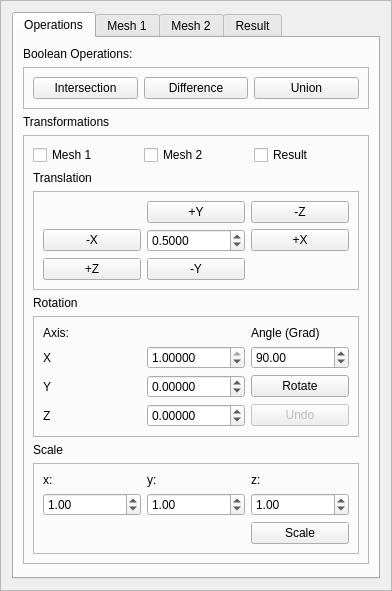
<?xml version="1.0" encoding="UTF-8"?>
<ui version="4.0">
 <class>BooleansManager</class>
 <widget class="QFrame" name="BooleansManager">
  <property name="geometry">
   <rect>
    <x>0</x>
    <y>0</y>
    <width>392</width>
    <height>591</height>
   </rect>
  </property>
  <property name="windowTitle">
   <string>Frame</string>
  </property>
  <property name="frameShape">
   <enum>QFrame::StyledPanel</enum>
  </property>
  <property name="frameShadow">
   <enum>QFrame::Raised</enum>
  </property>
  <layout class="QGridLayout" name="gridLayout_14">
   <item row="0" column="0">
    <widget class="QTabWidget" name="tabWidget">
     <property name="currentIndex">
      <number>0</number>
     </property>
     <widget class="QWidget" name="operationsTab">
      <attribute name="title">
       <string>Operations</string>
      </attribute>
      <layout class="QGridLayout" name="gridLayout_15">
       <item row="3" column="0">
        <widget class="QFrame" name="frame_3">
         <property name="frameShape">
          <enum>QFrame::StyledPanel</enum>
         </property>
         <property name="frameShadow">
          <enum>QFrame::Raised</enum>
         </property>
         <layout class="QGridLayout" name="gridLayout_10">
          <item row="0" column="0">
           <widget class="QCheckBox" name="mesh1CheckBox">
            <property name="text">
             <string>Mesh 1</string>
            </property>
           </widget>
          </item>
          <item row="0" column="1">
           <widget class="QCheckBox" name="mesh2CheckBox">
            <property name="text">
             <string>Mesh 2</string>
            </property>
           </widget>
          </item>
          <item row="0" column="2">
           <widget class="QCheckBox" name="resultCheckBox">
            <property name="text">
             <string>Result</string>
            </property>
           </widget>
          </item>
          <item row="1" column="0">
           <widget class="QLabel" name="label_3">
            <property name="text">
             <string>Translation</string>
            </property>
           </widget>
          </item>
          <item row="2" column="0" colspan="3">
           <widget class="QFrame" name="frame">
            <property name="frameShape">
             <enum>QFrame::StyledPanel</enum>
            </property>
            <property name="frameShadow">
             <enum>QFrame::Raised</enum>
            </property>
            <layout class="QGridLayout" name="gridLayout_2">
             <item row="0" column="1">
              <widget class="QPushButton" name="plusYButton">
               <property name="text">
                <string>+Y</string>
               </property>
              </widget>
             </item>
             <item row="0" column="2">
              <widget class="QPushButton" name="minusZButton">
               <property name="text">
                <string>-Z</string>
               </property>
              </widget>
             </item>
             <item row="1" column="0">
              <widget class="QPushButton" name="minusXButton">
               <property name="text">
                <string>-X</string>
               </property>
              </widget>
             </item>
             <item row="1" column="1">
              <widget class="QDoubleSpinBox" name="stepSpinBox">
               <property name="decimals">
                <number>4</number>
               </property>
               <property name="maximum">
                <double>200.000000000000000</double>
               </property>
               <property name="singleStep">
                <double>0.500000000000000</double>
               </property>
               <property name="value">
                <double>0.500000000000000</double>
               </property>
              </widget>
             </item>
             <item row="1" column="2">
              <widget class="QPushButton" name="plusXButton">
               <property name="text">
                <string>+X</string>
               </property>
              </widget>
             </item>
             <item row="2" column="0">
              <widget class="QPushButton" name="plusZButton">
               <property name="text">
                <string>+Z</string>
               </property>
              </widget>
             </item>
             <item row="2" column="1">
              <widget class="QPushButton" name="minusYButton">
               <property name="text">
                <string>-Y</string>
               </property>
              </widget>
             </item>
            </layout>
           </widget>
          </item>
          <item row="5" column="0">
           <widget class="QLabel" name="label_19">
            <property name="text">
             <string>Scale</string>
            </property>
           </widget>
          </item>
          <item row="3" column="0">
           <widget class="QLabel" name="label_6">
            <property name="text">
             <string>Rotation</string>
            </property>
           </widget>
          </item>
          <item row="4" column="0" colspan="3">
           <widget class="QFrame" name="frame_4">
            <property name="frameShape">
             <enum>QFrame::StyledPanel</enum>
            </property>
            <property name="frameShadow">
             <enum>QFrame::Raised</enum>
            </property>
            <layout class="QGridLayout" name="gridLayout_9">
             <item row="0" column="0" colspan="2">
              <widget class="QLabel" name="label_8">
               <property name="text">
                <string>Axis:</string>
               </property>
              </widget>
             </item>
             <item row="0" column="2">
              <widget class="QLabel" name="label_12">
               <property name="text">
                <string>Angle (Grad)</string>
               </property>
              </widget>
             </item>
             <item row="1" column="0">
              <widget class="QLabel" name="label_9">
               <property name="text">
                <string>X</string>
               </property>
              </widget>
             </item>
             <item row="1" column="1">
              <widget class="QDoubleSpinBox" name="axisXSpinBox">
               <property name="decimals">
                <number>5</number>
               </property>
               <property name="minimum">
                <double>-1.000000000000000</double>
               </property>
               <property name="maximum">
                <double>1.000000000000000</double>
               </property>
               <property name="singleStep">
                <double>0.100000000000000</double>
               </property>
               <property name="value">
                <double>1.000000000000000</double>
               </property>
              </widget>
             </item>
             <item row="1" column="2">
              <widget class="QDoubleSpinBox" name="angleSpinBox">
               <property name="minimum">
                <double>-360.000000000000000</double>
               </property>
               <property name="maximum">
                <double>360.000000000000000</double>
               </property>
               <property name="value">
                <double>90.000000000000000</double>
               </property>
              </widget>
             </item>
             <item row="2" column="0">
              <widget class="QLabel" name="label_10">
               <property name="text">
                <string>Y</string>
               </property>
              </widget>
             </item>
             <item row="2" column="1">
              <widget class="QDoubleSpinBox" name="axisYSpinBox">
               <property name="decimals">
                <number>5</number>
               </property>
               <property name="minimum">
                <double>-1.000000000000000</double>
               </property>
               <property name="maximum">
                <double>1.000000000000000</double>
               </property>
               <property name="singleStep">
                <double>0.100000000000000</double>
               </property>
              </widget>
             </item>
             <item row="2" column="2">
              <widget class="QPushButton" name="rotateButton">
               <property name="text">
                <string>Rotate</string>
               </property>
              </widget>
             </item>
             <item row="3" column="0">
              <widget class="QLabel" name="label_11">
               <property name="text">
                <string>Z</string>
               </property>
              </widget>
             </item>
             <item row="3" column="1">
              <widget class="QDoubleSpinBox" name="axisZSpinBox">
               <property name="decimals">
                <number>5</number>
               </property>
               <property name="minimum">
                <double>-1.000000000000000</double>
               </property>
               <property name="maximum">
                <double>1.000000000000000</double>
               </property>
               <property name="singleStep">
                <double>0.100000000000000</double>
               </property>
              </widget>
             </item>
             <item row="3" column="2">
              <widget class="QPushButton" name="undoRotateButton">
               <property name="enabled">
                <bool>false</bool>
               </property>
               <property name="text">
                <string>Undo</string>
               </property>
              </widget>
             </item>
            </layout>
           </widget>
          </item>
          <item row="6" column="0" colspan="3">
           <widget class="QFrame" name="frame_7">
            <property name="frameShape">
             <enum>QFrame::StyledPanel</enum>
            </property>
            <property name="frameShadow">
             <enum>QFrame::Raised</enum>
            </property>
            <layout class="QGridLayout" name="gridLayout_18">
             <item row="1" column="2">
              <widget class="QDoubleSpinBox" name="scaleZSpinBox">
               <property name="maximum">
                <double>1000000.000000000000000</double>
               </property>
               <property name="value">
                <double>1.000000000000000</double>
               </property>
              </widget>
             </item>
             <item row="0" column="0">
              <widget class="QLabel" name="label_20">
               <property name="text">
                <string>x:</string>
               </property>
              </widget>
             </item>
             <item row="0" column="1">
              <widget class="QLabel" name="label_21">
               <property name="text">
                <string>y:</string>
               </property>
              </widget>
             </item>
             <item row="0" column="2">
              <widget class="QLabel" name="label_22">
               <property name="text">
                <string>z:</string>
               </property>
              </widget>
             </item>
             <item row="1" column="0">
              <widget class="QDoubleSpinBox" name="scaleXSpinBox">
               <property name="maximum">
                <double>100000.000000000000000</double>
               </property>
               <property name="value">
                <double>1.000000000000000</double>
               </property>
              </widget>
             </item>
             <item row="1" column="1">
              <widget class="QDoubleSpinBox" name="scaleYSpinBox">
               <property name="maximum">
                <double>100000.000000000000000</double>
               </property>
               <property name="value">
                <double>1.000000000000000</double>
               </property>
              </widget>
             </item>
             <item row="2" column="2">
              <widget class="QPushButton" name="scalePushButton">
               <property name="text">
                <string>Scale</string>
               </property>
              </widget>
             </item>
            </layout>
           </widget>
          </item>
         </layout>
        </widget>
       </item>
       <item row="2" column="0">
        <widget class="QLabel" name="label_7">
         <property name="text">
          <string>Transformations</string>
         </property>
        </widget>
       </item>
       <item row="0" column="0">
        <widget class="QLabel" name="label_4">
         <property name="text">
          <string>Boolean Operations: </string>
         </property>
        </widget>
       </item>
       <item row="1" column="0">
        <widget class="QFrame" name="frame_2">
         <property name="frameShape">
          <enum>QFrame::StyledPanel</enum>
         </property>
         <property name="frameShadow">
          <enum>QFrame::Raised</enum>
         </property>
         <layout class="QGridLayout" name="gridLayout">
          <item row="0" column="0">
           <widget class="QPushButton" name="intersectionButton">
            <property name="text">
             <string>Intersection</string>
            </property>
           </widget>
          </item>
          <item row="0" column="1">
           <widget class="QPushButton" name="differenceButton">
            <property name="text">
             <string>Difference</string>
            </property>
           </widget>
          </item>
          <item row="0" column="2">
           <widget class="QPushButton" name="unionButton">
            <property name="text">
             <string>Union</string>
            </property>
           </widget>
          </item>
         </layout>
        </widget>
       </item>
       <item row="4" column="0">
        <spacer name="verticalSpacer">
         <property name="orientation">
          <enum>Qt::Vertical</enum>
         </property>
         <property name="sizeHint" stdset="0">
          <size>
           <width>20</width>
           <height>40</height>
          </size>
         </property>
        </spacer>
       </item>
      </layout>
     </widget>
     <widget class="QWidget" name="mesh1Tab">
      <attribute name="title">
       <string>Mesh 1</string>
      </attribute>
      <layout class="QGridLayout" name="gridLayout_11">
       <item row="0" column="0">
        <widget class="QLabel" name="label">
         <property name="text">
          <string>Mesh 1:</string>
         </property>
        </widget>
       </item>
       <item row="1" column="0">
        <widget class="QFrame" name="frame1">
         <layout class="QGridLayout" name="gridLayout_3">
          <item row="0" column="0">
           <widget class="QPushButton" name="loadIGLMeshButton">
            <property name="font">
             <font>
              <pointsize>10</pointsize>
             </font>
            </property>
            <property name="text">
             <string>Load Mesh 1</string>
            </property>
           </widget>
          </item>
          <item row="1" column="0">
           <widget class="QPushButton" name="clearIGLMeshButton">
            <property name="enabled">
             <bool>false</bool>
            </property>
            <property name="text">
             <string>Clear Mesh 1</string>
            </property>
           </widget>
          </item>
          <item row="2" column="0">
           <widget class="QPushButton" name="saveIGLMeshButton">
            <property name="enabled">
             <bool>false</bool>
            </property>
            <property name="text">
             <string>Save Mesh 1</string>
            </property>
           </widget>
          </item>
          <item row="3" column="0">
           <widget class="QPushButton" name="setFromResultButton">
            <property name="text">
             <string>Set From Result</string>
            </property>
           </widget>
          </item>
          <item row="4" column="0">
           <widget class="QPushButton" name="makeBox1PushButton">
            <property name="text">
             <string>Make Box</string>
            </property>
           </widget>
          </item>
         </layout>
        </widget>
       </item>
       <item row="1" column="1">
        <widget class="QFrame" name="frame2">
         <layout class="QGridLayout" name="gridLayout_4">
          <item row="3" column="0">
           <widget class="QCheckBox" name="wireframeIGLMeshCheckBox">
            <property name="enabled">
             <bool>false</bool>
            </property>
            <property name="text">
             <string>Wireframe</string>
            </property>
            <property name="checked">
             <bool>false</bool>
            </property>
           </widget>
          </item>
          <item row="2" column="0">
           <widget class="QRadioButton" name="smoothIGLMeshRadioButton">
            <property name="enabled">
             <bool>false</bool>
            </property>
            <property name="text">
             <string>Smooth</string>
            </property>
            <property name="checked">
             <bool>true</bool>
            </property>
           </widget>
          </item>
          <item row="0" column="0">
           <widget class="QRadioButton" name="pointsIGLMeshRadioButton">
            <property name="enabled">
             <bool>false</bool>
            </property>
            <property name="text">
             <string>Points</string>
            </property>
            <property name="checked">
             <bool>false</bool>
            </property>
           </widget>
          </item>
          <item row="1" column="0">
           <widget class="QRadioButton" name="flatIGLMeshRadioButton">
            <property name="enabled">
             <bool>false</bool>
            </property>
            <property name="text">
             <string>Flat</string>
            </property>
            <property name="checked">
             <bool>false</bool>
            </property>
           </widget>
          </item>
         </layout>
        </widget>
       </item>
       <item row="2" column="0" colspan="2">
        <widget class="QFrame" name="frame_6">
         <property name="frameShape">
          <enum>QFrame::NoFrame</enum>
         </property>
         <property name="frameShadow">
          <enum>QFrame::Plain</enum>
         </property>
         <layout class="QGridLayout" name="gridLayout_17">
          <item row="1" column="2">
           <widget class="QDoubleSpinBox" name="z1SpinBox">
            <property name="value">
             <double>1.000000000000000</double>
            </property>
           </widget>
          </item>
          <item row="1" column="1">
           <widget class="QDoubleSpinBox" name="y1SpinBox">
            <property name="value">
             <double>1.000000000000000</double>
            </property>
           </widget>
          </item>
          <item row="1" column="0">
           <widget class="QDoubleSpinBox" name="x1SpinBox">
            <property name="value">
             <double>1.000000000000000</double>
            </property>
           </widget>
          </item>
          <item row="0" column="0">
           <widget class="QLabel" name="label_16">
            <property name="text">
             <string>x</string>
            </property>
           </widget>
          </item>
          <item row="0" column="1">
           <widget class="QLabel" name="label_17">
            <property name="text">
             <string>y</string>
            </property>
           </widget>
          </item>
          <item row="0" column="2">
           <widget class="QLabel" name="label_18">
            <property name="text">
             <string>z</string>
            </property>
           </widget>
          </item>
         </layout>
        </widget>
       </item>
       <item row="3" column="0">
        <spacer name="verticalSpacer_2">
         <property name="orientation">
          <enum>Qt::Vertical</enum>
         </property>
         <property name="sizeHint" stdset="0">
          <size>
           <width>20</width>
           <height>40</height>
          </size>
         </property>
        </spacer>
       </item>
      </layout>
     </widget>
     <widget class="QWidget" name="mesh2Tab">
      <attribute name="title">
       <string>Mesh 2</string>
      </attribute>
      <layout class="QGridLayout" name="gridLayout_12">
       <item row="1" column="0">
        <widget class="QFrame" name="frame1_2">
         <layout class="QGridLayout" name="gridLayout_5">
          <item row="1" column="0">
           <widget class="QPushButton" name="clearIGLMeshButton_2">
            <property name="enabled">
             <bool>false</bool>
            </property>
            <property name="text">
             <string>Clear Mesh 2</string>
            </property>
           </widget>
          </item>
          <item row="2" column="0">
           <widget class="QPushButton" name="saveIGLMeshButton_2">
            <property name="enabled">
             <bool>false</bool>
            </property>
            <property name="text">
             <string>Save Mesh 2</string>
            </property>
           </widget>
          </item>
          <item row="3" column="0">
           <widget class="QPushButton" name="setFromResultButton_2">
            <property name="text">
             <string>Set From Result</string>
            </property>
           </widget>
          </item>
          <item row="0" column="0">
           <widget class="QPushButton" name="loadIGLMeshButton_2">
            <property name="font">
             <font>
              <pointsize>10</pointsize>
             </font>
            </property>
            <property name="text">
             <string>Load Mesh 2</string>
            </property>
           </widget>
          </item>
          <item row="4" column="0">
           <widget class="QPushButton" name="makeBox2PushButton">
            <property name="text">
             <string>Make Box</string>
            </property>
           </widget>
          </item>
         </layout>
        </widget>
       </item>
       <item row="3" column="0">
        <spacer name="verticalSpacer_3">
         <property name="orientation">
          <enum>Qt::Vertical</enum>
         </property>
         <property name="sizeHint" stdset="0">
          <size>
           <width>20</width>
           <height>40</height>
          </size>
         </property>
        </spacer>
       </item>
       <item row="0" column="0">
        <widget class="QLabel" name="label_2">
         <property name="text">
          <string>Mesh 2:</string>
         </property>
        </widget>
       </item>
       <item row="1" column="1">
        <widget class="QFrame" name="frame2_2">
         <layout class="QGridLayout" name="gridLayout_6">
          <item row="3" column="0">
           <widget class="QCheckBox" name="wireframeIGLMeshCheckBox_2">
            <property name="enabled">
             <bool>false</bool>
            </property>
            <property name="text">
             <string>Wireframe</string>
            </property>
            <property name="checked">
             <bool>false</bool>
            </property>
           </widget>
          </item>
          <item row="2" column="0">
           <widget class="QRadioButton" name="smoothIGLMeshRadioButton_2">
            <property name="enabled">
             <bool>false</bool>
            </property>
            <property name="text">
             <string>Smooth</string>
            </property>
            <property name="checked">
             <bool>true</bool>
            </property>
           </widget>
          </item>
          <item row="0" column="0">
           <widget class="QRadioButton" name="pointsIGLMeshRadioButton_2">
            <property name="enabled">
             <bool>false</bool>
            </property>
            <property name="text">
             <string>Points</string>
            </property>
            <property name="checked">
             <bool>false</bool>
            </property>
           </widget>
          </item>
          <item row="1" column="0">
           <widget class="QRadioButton" name="flatIGLMeshRadioButton_2">
            <property name="enabled">
             <bool>false</bool>
            </property>
            <property name="text">
             <string>Flat</string>
            </property>
            <property name="checked">
             <bool>false</bool>
            </property>
           </widget>
          </item>
         </layout>
        </widget>
       </item>
       <item row="2" column="0" colspan="2">
        <widget class="QFrame" name="frame_5">
         <property name="frameShape">
          <enum>QFrame::NoFrame</enum>
         </property>
         <property name="frameShadow">
          <enum>QFrame::Plain</enum>
         </property>
         <layout class="QGridLayout" name="gridLayout_16">
          <item row="1" column="2">
           <widget class="QDoubleSpinBox" name="z2SpinBox">
            <property name="value">
             <double>1.000000000000000</double>
            </property>
           </widget>
          </item>
          <item row="1" column="1">
           <widget class="QDoubleSpinBox" name="y2SpinBox">
            <property name="value">
             <double>1.000000000000000</double>
            </property>
           </widget>
          </item>
          <item row="1" column="0">
           <widget class="QDoubleSpinBox" name="x2SpinBox">
            <property name="value">
             <double>1.000000000000000</double>
            </property>
           </widget>
          </item>
          <item row="0" column="0">
           <widget class="QLabel" name="label_13">
            <property name="text">
             <string>x</string>
            </property>
           </widget>
          </item>
          <item row="0" column="1">
           <widget class="QLabel" name="label_14">
            <property name="text">
             <string>y</string>
            </property>
           </widget>
          </item>
          <item row="0" column="2">
           <widget class="QLabel" name="label_15">
            <property name="text">
             <string>z</string>
            </property>
           </widget>
          </item>
         </layout>
        </widget>
       </item>
      </layout>
     </widget>
     <widget class="QWidget" name="resultTab">
      <attribute name="title">
       <string>Result</string>
      </attribute>
      <layout class="QGridLayout" name="gridLayout_13">
       <item row="0" column="0">
        <widget class="QLabel" name="label_5">
         <property name="text">
          <string>Result</string>
         </property>
        </widget>
       </item>
       <item row="1" column="0">
        <widget class="QFrame" name="frame1_3">
         <layout class="QGridLayout" name="gridLayout_8">
          <item row="1" column="0">
           <widget class="QPushButton" name="saveIGLMeshButton_3">
            <property name="enabled">
             <bool>false</bool>
            </property>
            <property name="text">
             <string>Save Result</string>
            </property>
           </widget>
          </item>
          <item row="0" column="0">
           <widget class="QPushButton" name="clearIGLMeshButton_3">
            <property name="enabled">
             <bool>false</bool>
            </property>
            <property name="text">
             <string>Clear Result</string>
            </property>
           </widget>
          </item>
         </layout>
        </widget>
       </item>
       <item row="1" column="1">
        <widget class="QFrame" name="frame2_3">
         <layout class="QGridLayout" name="gridLayout_7">
          <item row="3" column="0">
           <widget class="QCheckBox" name="wireframeIGLMeshCheckBox_3">
            <property name="enabled">
             <bool>false</bool>
            </property>
            <property name="text">
             <string>Wireframe</string>
            </property>
            <property name="checked">
             <bool>false</bool>
            </property>
           </widget>
          </item>
          <item row="2" column="0">
           <widget class="QRadioButton" name="smoothIGLMeshRadioButton_3">
            <property name="enabled">
             <bool>false</bool>
            </property>
            <property name="text">
             <string>Smooth</string>
            </property>
            <property name="checked">
             <bool>true</bool>
            </property>
           </widget>
          </item>
          <item row="0" column="0">
           <widget class="QRadioButton" name="pointsIGLMeshRadioButton_3">
            <property name="enabled">
             <bool>false</bool>
            </property>
            <property name="text">
             <string>Points</string>
            </property>
            <property name="checked">
             <bool>false</bool>
            </property>
           </widget>
          </item>
          <item row="1" column="0">
           <widget class="QRadioButton" name="flatIGLMeshRadioButton_3">
            <property name="enabled">
             <bool>false</bool>
            </property>
            <property name="text">
             <string>Flat</string>
            </property>
            <property name="checked">
             <bool>false</bool>
            </property>
           </widget>
          </item>
         </layout>
        </widget>
       </item>
       <item row="2" column="0">
        <spacer name="verticalSpacer_4">
         <property name="orientation">
          <enum>Qt::Vertical</enum>
         </property>
         <property name="sizeHint" stdset="0">
          <size>
           <width>20</width>
           <height>40</height>
          </size>
         </property>
        </spacer>
       </item>
      </layout>
     </widget>
    </widget>
   </item>
  </layout>
 </widget>
 <resources/>
 <connections/>
</ui>
